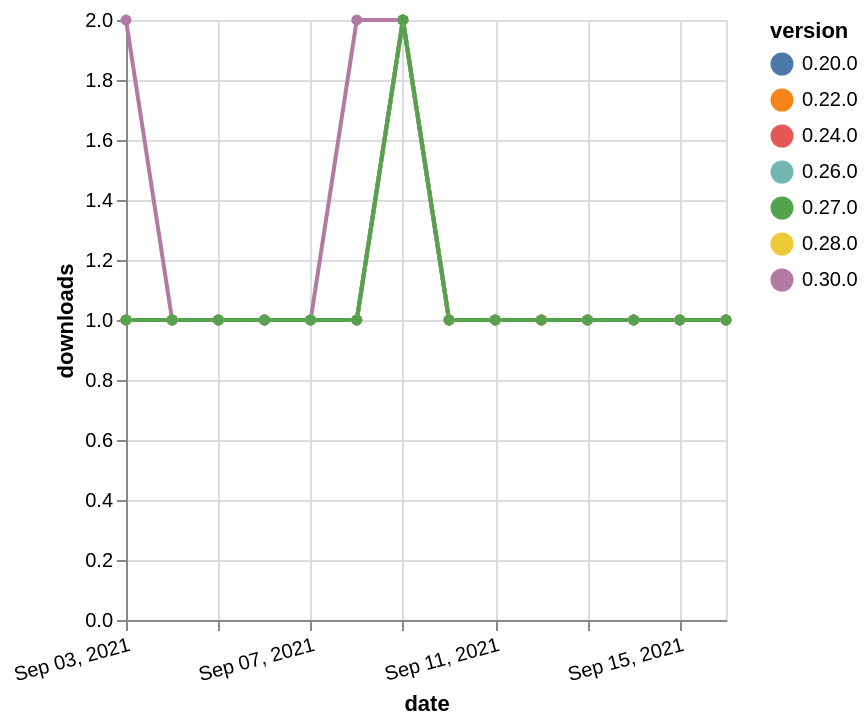

Write a Vega-Lite specification for this figure.
### Vega-Lite specification from a JSON file in a GitHub repository (floating-point values rounded to 4 significant figures)
{"$schema": "https://vega.github.io/schema/vega-lite/v5.json", "description": "A simple bar chart with embedded data.", "data": {"values": [{"date": "2021-09-03", "total": 213, "delta": 1, "version": "0.20.0"}, {"date": "2021-09-04", "total": 214, "delta": 1, "version": "0.20.0"}, {"date": "2021-09-05", "total": 215, "delta": 1, "version": "0.20.0"}, {"date": "2021-09-06", "total": 216, "delta": 1, "version": "0.20.0"}, {"date": "2021-09-07", "total": 217, "delta": 1, "version": "0.20.0"}, {"date": "2021-09-08", "total": 218, "delta": 1, "version": "0.20.0"}, {"date": "2021-09-09", "total": 220, "delta": 2, "version": "0.20.0"}, {"date": "2021-09-10", "total": 221, "delta": 1, "version": "0.20.0"}, {"date": "2021-09-11", "total": 222, "delta": 1, "version": "0.20.0"}, {"date": "2021-09-12", "total": 223, "delta": 1, "version": "0.20.0"}, {"date": "2021-09-13", "total": 224, "delta": 1, "version": "0.20.0"}, {"date": "2021-09-14", "total": 225, "delta": 1, "version": "0.20.0"}, {"date": "2021-09-15", "total": 226, "delta": 1, "version": "0.20.0"}, {"date": "2021-09-16", "total": 227, "delta": 1, "version": "0.20.0"}, {"date": "2021-09-03", "total": 179, "delta": 1, "version": "0.22.0"}, {"date": "2021-09-04", "total": 180, "delta": 1, "version": "0.22.0"}, {"date": "2021-09-05", "total": 181, "delta": 1, "version": "0.22.0"}, {"date": "2021-09-06", "total": 182, "delta": 1, "version": "0.22.0"}, {"date": "2021-09-07", "total": 183, "delta": 1, "version": "0.22.0"}, {"date": "2021-09-08", "total": 184, "delta": 1, "version": "0.22.0"}, {"date": "2021-09-09", "total": 186, "delta": 2, "version": "0.22.0"}, {"date": "2021-09-10", "total": 187, "delta": 1, "version": "0.22.0"}, {"date": "2021-09-11", "total": 188, "delta": 1, "version": "0.22.0"}, {"date": "2021-09-12", "total": 189, "delta": 1, "version": "0.22.0"}, {"date": "2021-09-13", "total": 190, "delta": 1, "version": "0.22.0"}, {"date": "2021-09-14", "total": 191, "delta": 1, "version": "0.22.0"}, {"date": "2021-09-15", "total": 192, "delta": 1, "version": "0.22.0"}, {"date": "2021-09-16", "total": 193, "delta": 1, "version": "0.22.0"}, {"date": "2021-09-03", "total": 111, "delta": 2, "version": "0.30.0"}, {"date": "2021-09-04", "total": 112, "delta": 1, "version": "0.30.0"}, {"date": "2021-09-05", "total": 113, "delta": 1, "version": "0.30.0"}, {"date": "2021-09-06", "total": 114, "delta": 1, "version": "0.30.0"}, {"date": "2021-09-07", "total": 115, "delta": 1, "version": "0.30.0"}, {"date": "2021-09-08", "total": 117, "delta": 2, "version": "0.30.0"}, {"date": "2021-09-09", "total": 119, "delta": 2, "version": "0.30.0"}, {"date": "2021-09-10", "total": 120, "delta": 1, "version": "0.30.0"}, {"date": "2021-09-11", "total": 121, "delta": 1, "version": "0.30.0"}, {"date": "2021-09-12", "total": 122, "delta": 1, "version": "0.30.0"}, {"date": "2021-09-13", "total": 123, "delta": 1, "version": "0.30.0"}, {"date": "2021-09-14", "total": 124, "delta": 1, "version": "0.30.0"}, {"date": "2021-09-15", "total": 125, "delta": 1, "version": "0.30.0"}, {"date": "2021-09-16", "total": 126, "delta": 1, "version": "0.30.0"}, {"date": "2021-09-03", "total": 166, "delta": 1, "version": "0.24.0"}, {"date": "2021-09-04", "total": 167, "delta": 1, "version": "0.24.0"}, {"date": "2021-09-05", "total": 168, "delta": 1, "version": "0.24.0"}, {"date": "2021-09-06", "total": 169, "delta": 1, "version": "0.24.0"}, {"date": "2021-09-07", "total": 170, "delta": 1, "version": "0.24.0"}, {"date": "2021-09-08", "total": 171, "delta": 1, "version": "0.24.0"}, {"date": "2021-09-09", "total": 173, "delta": 2, "version": "0.24.0"}, {"date": "2021-09-10", "total": 174, "delta": 1, "version": "0.24.0"}, {"date": "2021-09-11", "total": 175, "delta": 1, "version": "0.24.0"}, {"date": "2021-09-12", "total": 176, "delta": 1, "version": "0.24.0"}, {"date": "2021-09-13", "total": 177, "delta": 1, "version": "0.24.0"}, {"date": "2021-09-14", "total": 178, "delta": 1, "version": "0.24.0"}, {"date": "2021-09-15", "total": 179, "delta": 1, "version": "0.24.0"}, {"date": "2021-09-16", "total": 180, "delta": 1, "version": "0.24.0"}, {"date": "2021-09-03", "total": 157, "delta": 1, "version": "0.28.0"}, {"date": "2021-09-04", "total": 158, "delta": 1, "version": "0.28.0"}, {"date": "2021-09-05", "total": 159, "delta": 1, "version": "0.28.0"}, {"date": "2021-09-06", "total": 160, "delta": 1, "version": "0.28.0"}, {"date": "2021-09-07", "total": 161, "delta": 1, "version": "0.28.0"}, {"date": "2021-09-08", "total": 162, "delta": 1, "version": "0.28.0"}, {"date": "2021-09-09", "total": 164, "delta": 2, "version": "0.28.0"}, {"date": "2021-09-10", "total": 165, "delta": 1, "version": "0.28.0"}, {"date": "2021-09-11", "total": 166, "delta": 1, "version": "0.28.0"}, {"date": "2021-09-12", "total": 167, "delta": 1, "version": "0.28.0"}, {"date": "2021-09-13", "total": 168, "delta": 1, "version": "0.28.0"}, {"date": "2021-09-14", "total": 169, "delta": 1, "version": "0.28.0"}, {"date": "2021-09-15", "total": 170, "delta": 1, "version": "0.28.0"}, {"date": "2021-09-16", "total": 171, "delta": 1, "version": "0.28.0"}, {"date": "2021-09-03", "total": 141, "delta": 1, "version": "0.26.0"}, {"date": "2021-09-04", "total": 142, "delta": 1, "version": "0.26.0"}, {"date": "2021-09-05", "total": 143, "delta": 1, "version": "0.26.0"}, {"date": "2021-09-06", "total": 144, "delta": 1, "version": "0.26.0"}, {"date": "2021-09-07", "total": 145, "delta": 1, "version": "0.26.0"}, {"date": "2021-09-08", "total": 146, "delta": 1, "version": "0.26.0"}, {"date": "2021-09-09", "total": 148, "delta": 2, "version": "0.26.0"}, {"date": "2021-09-10", "total": 149, "delta": 1, "version": "0.26.0"}, {"date": "2021-09-11", "total": 150, "delta": 1, "version": "0.26.0"}, {"date": "2021-09-12", "total": 151, "delta": 1, "version": "0.26.0"}, {"date": "2021-09-13", "total": 152, "delta": 1, "version": "0.26.0"}, {"date": "2021-09-14", "total": 153, "delta": 1, "version": "0.26.0"}, {"date": "2021-09-15", "total": 154, "delta": 1, "version": "0.26.0"}, {"date": "2021-09-16", "total": 155, "delta": 1, "version": "0.26.0"}, {"date": "2021-09-03", "total": 136, "delta": 1, "version": "0.27.0"}, {"date": "2021-09-04", "total": 137, "delta": 1, "version": "0.27.0"}, {"date": "2021-09-05", "total": 138, "delta": 1, "version": "0.27.0"}, {"date": "2021-09-06", "total": 139, "delta": 1, "version": "0.27.0"}, {"date": "2021-09-07", "total": 140, "delta": 1, "version": "0.27.0"}, {"date": "2021-09-08", "total": 141, "delta": 1, "version": "0.27.0"}, {"date": "2021-09-09", "total": 143, "delta": 2, "version": "0.27.0"}, {"date": "2021-09-10", "total": 144, "delta": 1, "version": "0.27.0"}, {"date": "2021-09-11", "total": 145, "delta": 1, "version": "0.27.0"}, {"date": "2021-09-12", "total": 146, "delta": 1, "version": "0.27.0"}, {"date": "2021-09-13", "total": 147, "delta": 1, "version": "0.27.0"}, {"date": "2021-09-14", "total": 148, "delta": 1, "version": "0.27.0"}, {"date": "2021-09-15", "total": 149, "delta": 1, "version": "0.27.0"}, {"date": "2021-09-16", "total": 150, "delta": 1, "version": "0.27.0"}]}, "width": "container", "mark": {"type": "line", "point": {"filled": true}}, "encoding": {"x": {"field": "date", "type": "temporal", "timeUnit": "yearmonthdate", "title": "date", "axis": {"labelAngle": -15}}, "y": {"field": "delta", "type": "quantitative", "title": "downloads"}, "color": {"field": "version", "type": "nominal"}, "tooltip": {"field": "delta"}}}
